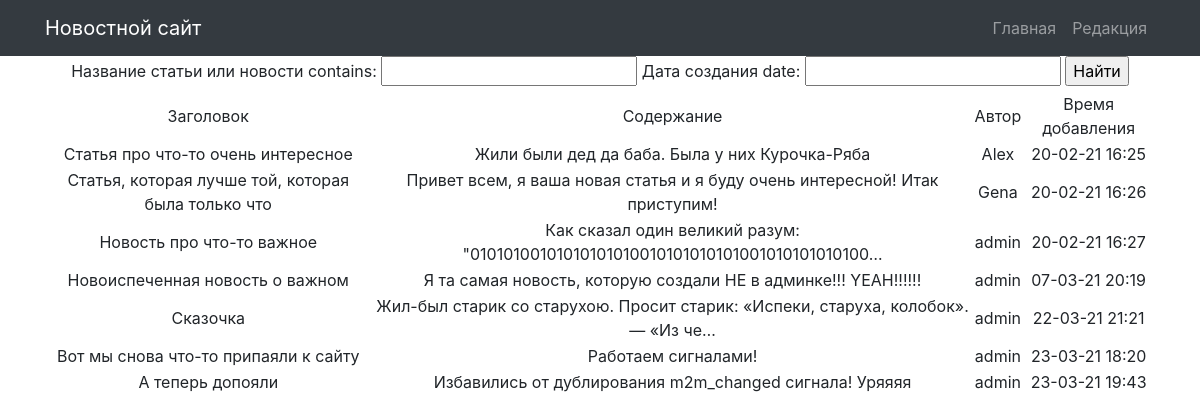
/search/, run on an earlier commit of the app's database.
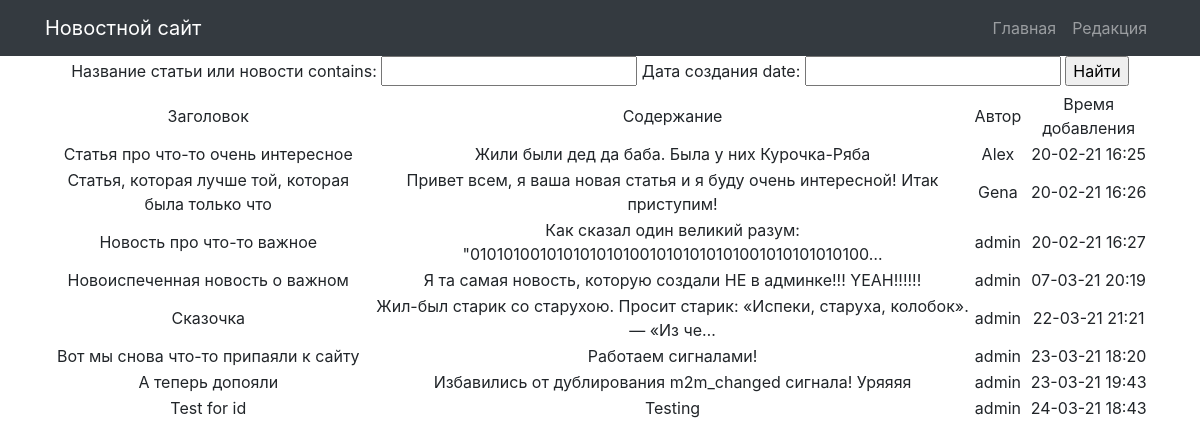
And on a later commit of the database.
### news/models.py (models this page shows, shortened)
class Post(models.Model):
    ARTICLE_TYPES = (
        ('news', 'Новости'), ('article', 'Статья')
    )
    article_author = models.ForeignKey(Author, on_delete=models.CASCADE, verbose_name='Автор статьи или новости',
                                       related_name='posts')
    article_choice = models.CharField(max_length=50, choices=ARTICLE_TYPES)
    article_time_in = models.DateTimeField(auto_now_add=True, verbose_name='Дата создания')
    article_category = models.ManyToManyField(Category, verbose_name='Категория публикации')
    article_title = models.CharField(max_length=255, verbose_name='Название статьи или новости')
    article_text = models.TextField(verbose_name='Основной текст статьи')
    article_rating = models.IntegerField(default=0, verbose_name='Рейтинг публикации')
    class Meta:
        verbose_name = 'Пост'
        verbose_name_plural = 'Посты'

class Author(models.Model):
    author_user = models.OneToOneField(User, on_delete=models.CASCADE, verbose_name='Автор')
    author_rating = models.IntegerField(default=0, verbose_name='Рейтинг автора')
    def __str__(self):
        return self.author_user.username
    class Meta:
        verbose_name = 'Автор'
        verbose_name_plural = 'Авторы'

### news/views.py (the view)
# urls.py: path('search/', NewsSearch.as_view()),
class NewsSearch(ListView):
    model = Post
    template_name = 'search.html'
    context_object_name = 'posts'
    def get_context_data(self, **kwargs):
        context = super().get_context_data(**kwargs)
        context['filter'] = NewsFilter(self.request.GET, queryset=self.get_queryset())
        return context

### news/templatetags/custom_filters.py (called while the page is built)
@register.filter(name='censor')
def censor(value):
    if "плохое слово 1" or "плохое слово 2" or "плохое слово 3" in value:
        value.replace("плохое слово 1", "***")
        value.replace("плохое слово 2", "***")
        value.replace("плохое слово 3", "***")
        return value
    else:
        return value

### Templates/search.html (shortened to what this page needs)
{% extends 'default.html' %}
{% load custom_filters %}
{% block content %}
<form method="GET">
    {{ filter.form }}
    <input type="submit" value="Найти">
</form>
<table>
            <tr>
                <td>
                    Заголовок
                </td>
                <td>
                    Содержание
                </td>
                <td>
                    Автор
                </td>
                <td>
                    Время добавления
                </td>
            </tr>
        {% for post in filter.qs %}
            <tr>
                <td>
                    {{ post.article_title | censor }}
                </td>
                <td>
                    {{ post.article_text | censor | truncatechars:80 }}
                </td>
                <td>
                    {{ post.article_author }}
                </td>
                <td>
                    {{ post.article_time_in | date:'d-m-y H:i'}}
                </td>
            </tr>
        {% endfor %}
        </table>
{% endblock content %}

What changed in the data, as far as the page shows it:
added Post: article_title|censor "Test for id", article_text|censor "Testing", article_author "admin", article_time_in "24-03-21 18:43"
